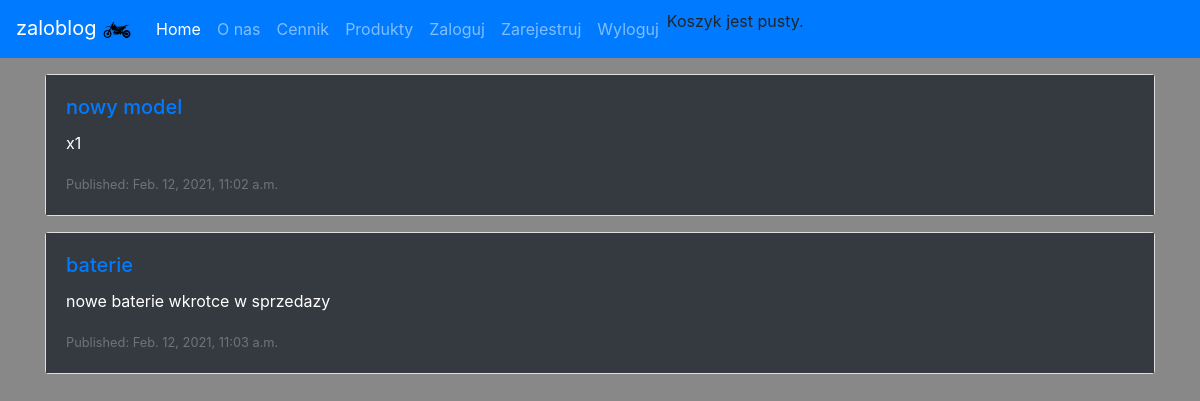
The app's page /, older data.
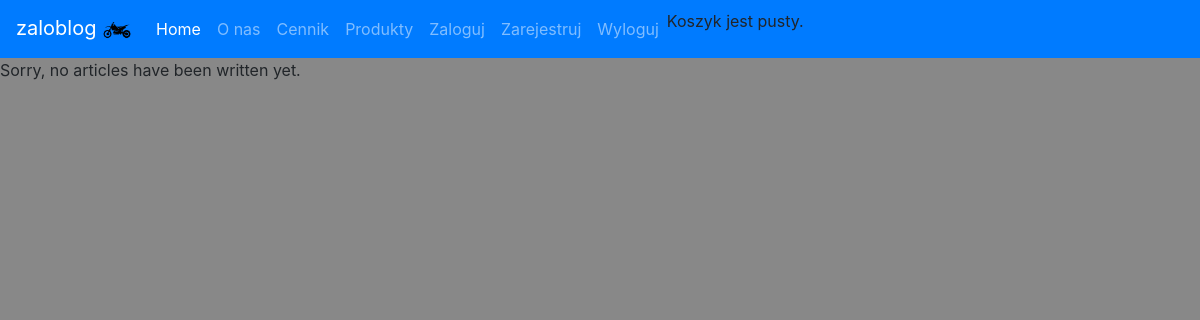
The same page, newer data.
### home/models.py (models this page shows)
class BlogPost(models.Model):
    title = models.CharField(max_length=120, null=True, blank=False)
    subtitle = models.CharField(max_length=180, null=True, blank=False)
    slug = models.CharField(max_length=240, null=True, blank=False)
    body = models.TextField()
    created_at = models.DateTimeField(auto_now_add=True, null=False)
    updated_at = models.DateTimeField(auto_now=True, null=False)

### home/views.py (the view)
# urls.py: path('', home_view, name="home"),
def home_view(request):
    qs = BlogPost.objects.all()
    print('xdd')
    template_name = "home.html"
    context = {'object_list': qs}
    return render(request, template_name, context)

### shopping_cart/cart.py (called while the page is built)
    def __len__(self):
        return sum(item['quantity'] for item in self.cart.values())

### shopping_cart/context_processors.py (called while the page is built)
def cart(request):
    return {'cart': Cart(request)}

### templates/home.html (shortened to what this page needs)
{% extends "base.html" %}{% block page_content %}
    {% for object in object_list %}
        <div class="container">
            <div class="mt-3">
                <div class="card mb-3">
                    <div class="card-body bg-dark text-white">
                        <h5 class="card-title"><a href="{{object.slug}}">{{object.title}}</a></h5>
                        <p class="card-text">{{object.subtitle}}</p>
                        <p class="card-text"><small class="text-muted">Published: {{object.created_at}}</small></p>
                    </div>
                </div>
            </div>
        </div>
    {% empty %}
        <p>Sorry, no articles have been written yet.</p>
    {% endfor %}
{% endblock %}

Row changes from the older to the newer data that the page shows:
removed BlogPost: title "nowy model", subtitle "x1", created_at "Feb. 12, 2021, 11:02 a.m."
removed BlogPost: title "baterie", subtitle "nowe baterie wkrotce w sprzedazy", created_at "Feb. 12, 2021, 11:03 a.m."
Text that changed along with them:
text now shown: "Sorry, no articles have been written yet."
